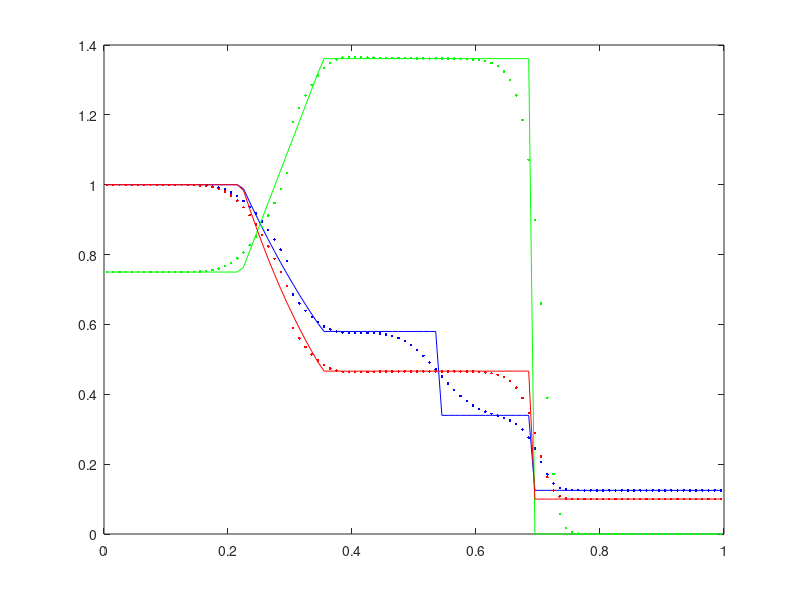

MATLAB code for this plot:
clear;
exact=load('dat1D_Rie_Test_10_X_exact.dat');
numx=load('dat1D_Rie_Test_10_X.dat');
x=numx(18,:);
dx=numx(2,:);
ux=numx(3,:);
px=numx(1,:);
% numy=load('dat1D_Rie_Test_12_Y.dat');
% dy=numy(2,:);
% numz=load('dat1D_Rie_Test_12_Z.dat');
% dz=numz(2,:);
pe=exact(1,:);
de=exact(2,:);
ue=exact(3,:);
plot(x,de,'b',x,dx,'b.',x,ue,'g',x,ux,'g.',x,pe,'r',x,px,'r.')
   